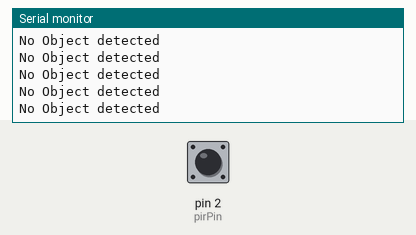
Recording of a sketch running on a simulated Arduino Uno, built with avr-gcc and run on an emulated ATmega328P. Parts: the last lines printed to the serial monitor. The inputs (shaded band) are chosen by the test bench; at power-on: pin 2 (pirPin) LOW.

Above: at 1.2 s.
1.3 s: pin 2 (pirPin) driven HIGH
At 2.3 s:
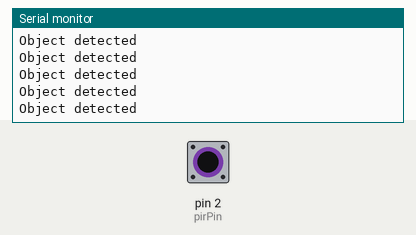
3.2 s: pin 2 (pirPin) driven LOW
At 3.7 s:
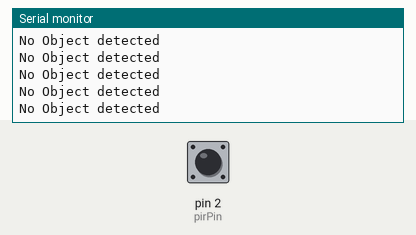
6.2 s: pin 2 (pirPin) driven HIGH
At 7.0 s:
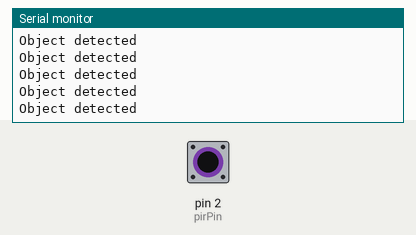
9.2 s: pin 2 (pirPin) driven LOW
At 9.9 s:
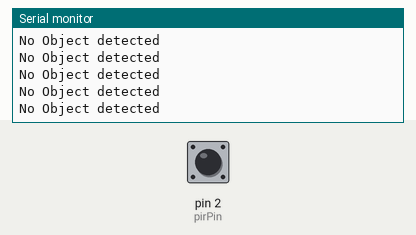
12.2 s: pin 2 (pirPin) pulsed HIGH 2 times (0.12 s each, 0.3 s apart)
15.8 s: pin 2 (pirPin) driven HIGH
At 16.3 s:
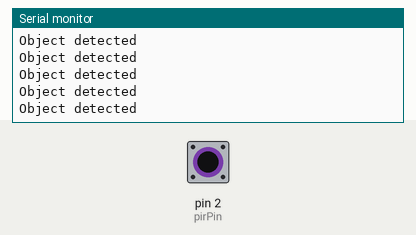

Measured:
- after the input at 1.3 s, the serial monitor: prints a new line after 0.07 s (image 1)
- after the input at 15.8 s, the serial monitor: prints a new line after 0.07 s (image 5)

The sketch:

PIR_sensor.ino
```cpp
int pirPin = 2;
int pirStat;
void setup() {
 pinMode(pirPin, INPUT);
 Serial.begin(9600);
}
void loop(){
 pirStat = digitalRead(pirPin);
 if (pirStat == HIGH) {
   Serial.println("Object detected");
 }
 else if(pirStat == LOW){
   Serial.println("No Object detected");
 }
}
```
